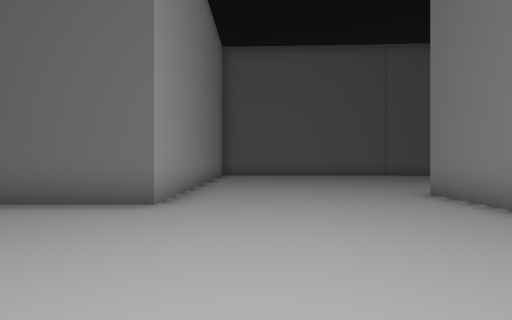
[1] (above)

22 first-person views from a walk through a 3-D level made in the Unity game engine. The camera is 1.5 m above the floor, looks level and sees 90° across. The floor is counted in squares, 2 m on a side. Each view is taken from the middle of a square. On the plan, view 1 faces up. The plan holds only what a view shows up to about 9 squares ahead; the rest is blank. The place goes on beyond the plan. The player is left out.

[2]
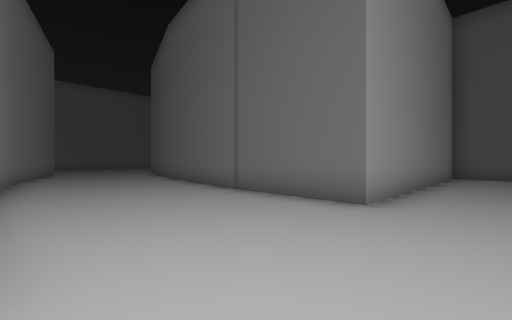

[3]
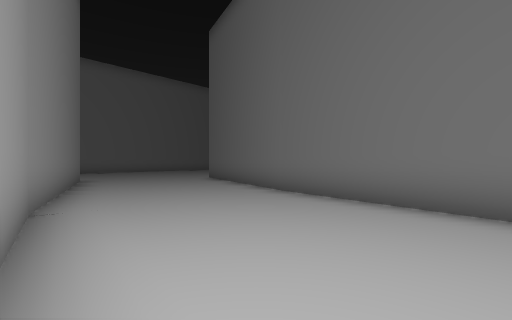

[4]
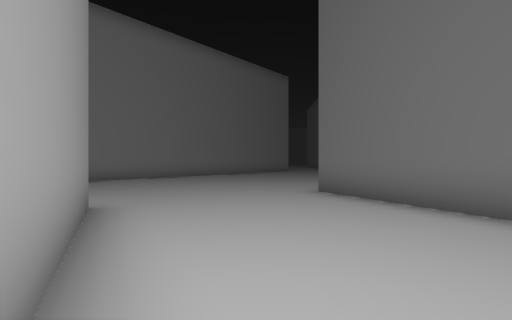

[5]
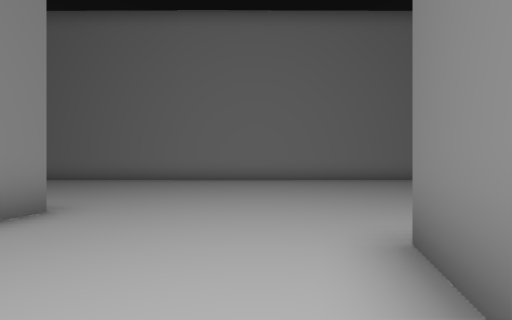

[6]
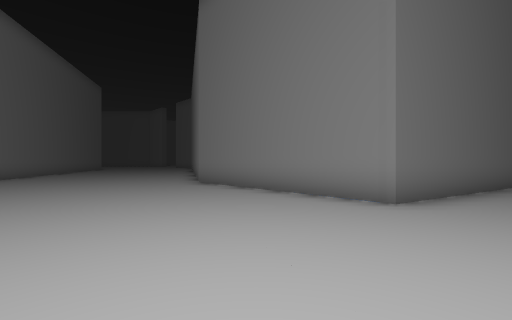

[7]
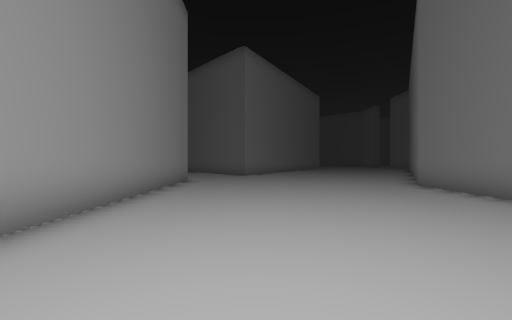

[8]
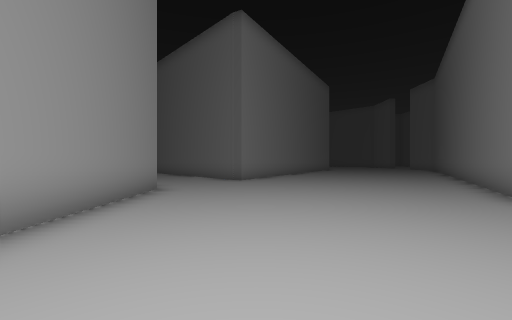

[9]
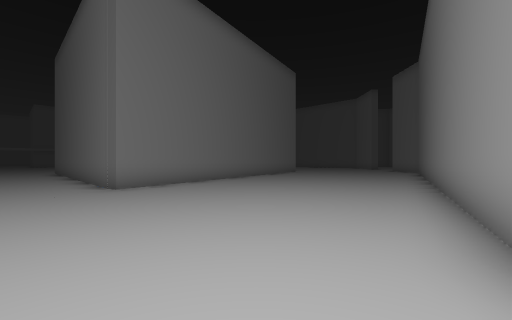

[10]
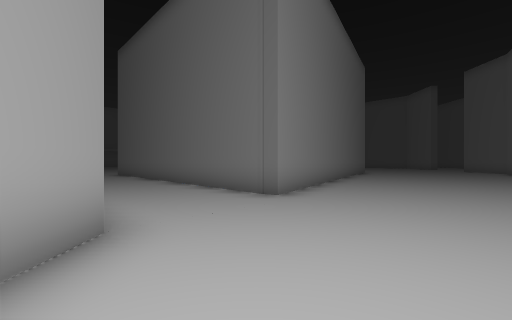

[11]
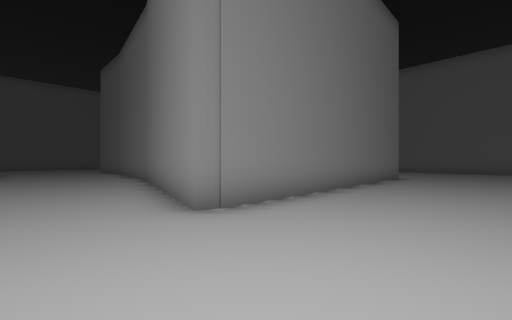

[12]
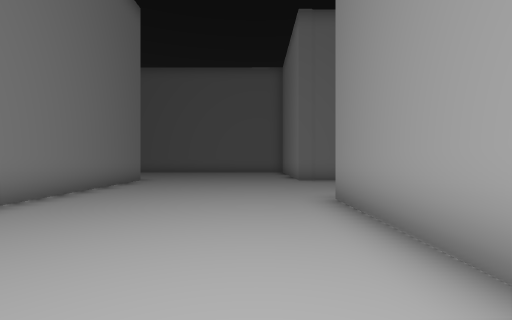

[13]
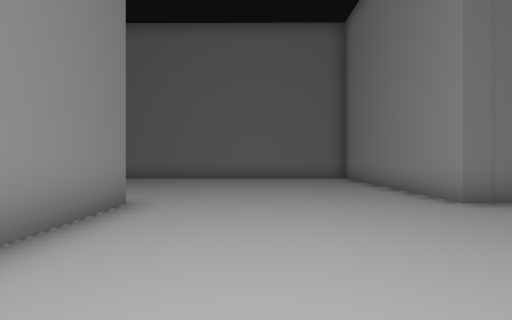

[14]
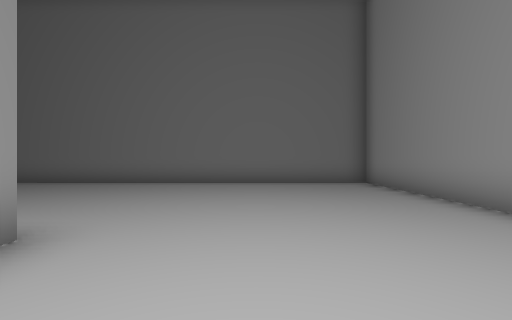

[15]
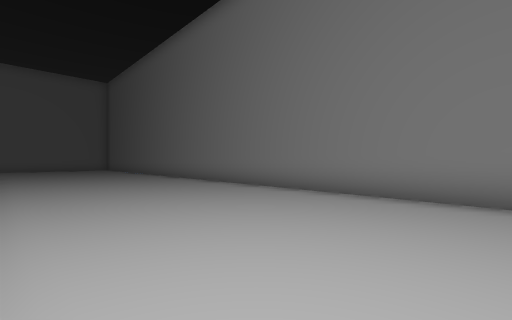

[16]
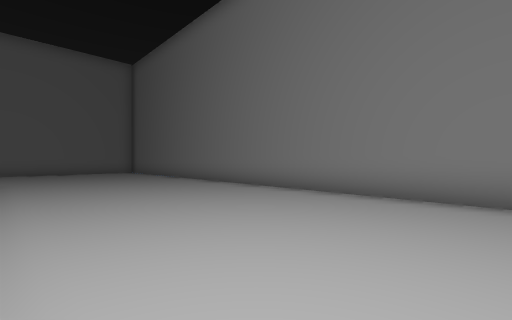

[17]
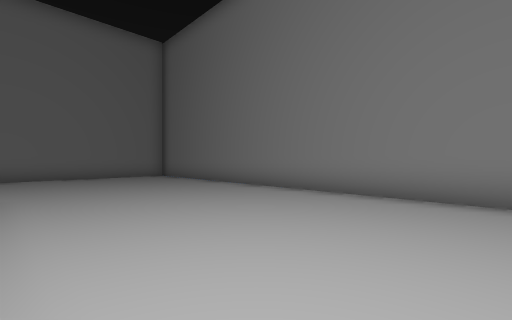

[18]
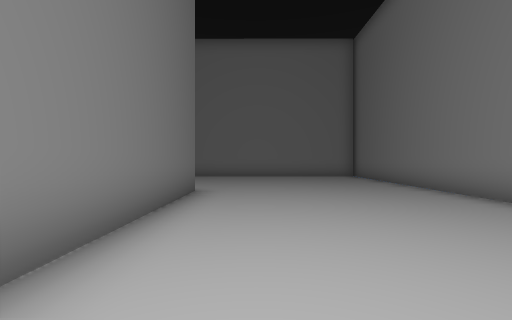

[19]
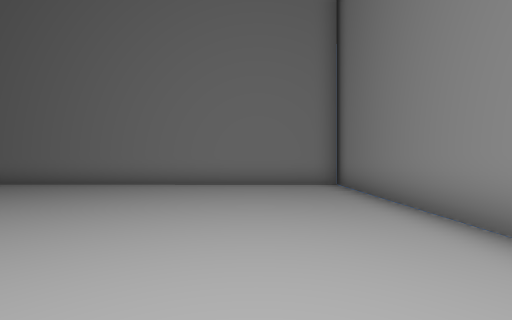

[20]
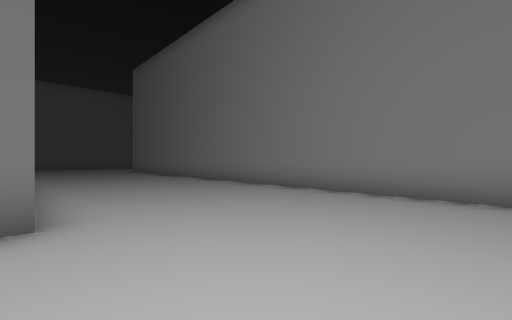

[21]
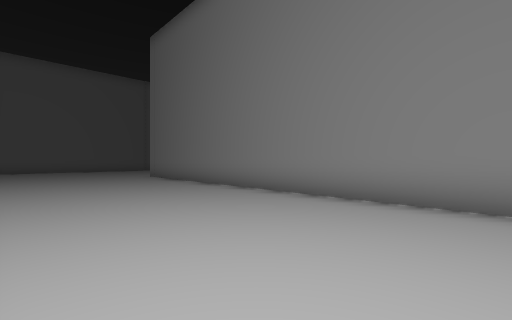

[22]
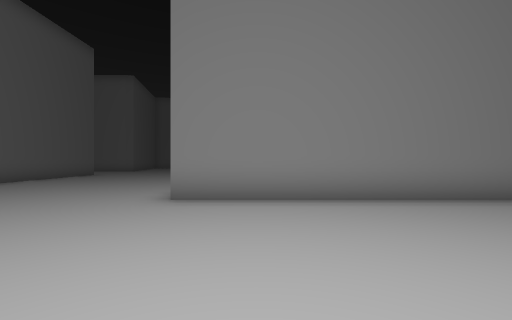

### Floor plan
Points are (right, up) in squares from view 1. A wall is a line through its corners. A room is listed if a view was taken in it or the views show most of it. See-through windows are left out.
Room 1 (views 1, 2, 3, 4, 5, 6, 7, 8, 9, 10, 11, 12, 13, 14, 15, 16, 17, 18, 19, 20, 21, 22)
walls: (-4.9, 4.2) (-10, 4.9) (-15.2, 6.4) (-15.3, 12.4); (-16.8, 1.5) (-16.7, 2) (-10.6, 0.3) (-8.5, 0); (-16.8, -7.4) (-16.8, 1.7); (-1.7, -7.5) (-6.6, -7.5); (-22.5, 0.5) (-22.5, -3); (-14.9, 13) (-11.1, 19.7); (-1.7, 11) (-1.7, 4.3) (-5.6, 4.3); (-23.5, -7.4) (-22.4, -7.4) (-22.4, -13.4) (3.7, -13.5) (3.8, 5.6); (-22.6, 14.6) (-22.5, 7.5); (-20.8, 17.6) (-23.5, 20.3); (8.1, 12.2) (7.2, 12.2); (-18.3, 21) (-20.5, 17.5) (-21, 17.8)

Where each view was taken, in squares from view 1:
view 1: 0 up, 0 right, facing up
view 2: 0 up, 0 right, facing up-left
view 3: 0 up, 6 left, facing up-left
view 4: 1 up, 12 left, facing up-left
view 5: 5 up, 13 left, facing left
view 6: 5 up, 20 left, facing up-right
view 7: 5 up, 20 left, facing up
view 8: 8 up, 20 left, facing up
view 9: 11 up, 17 left, facing up
view 10: 12 up, 21 left, facing up
view 11: 4 up, 20 left, facing down-right
view 12: 2 up, 21 left, facing down
view 13: 3 down, 19 left, facing down
view 14: 5 down, 19 left, facing down
view 15: 8 down, 17 left, facing down-right
view 16: 8 down, 12 left, facing down-right
view 17: 8 down, 8 left, facing down-right
view 18: 9 down, 8 left, facing right
view 19: 11 down, 4 left, facing right
view 20: 11 down, 2 left, facing up-right
view 21: 6 down, 1 left, facing up-right
view 22: 4 up, 1 left, facing right
